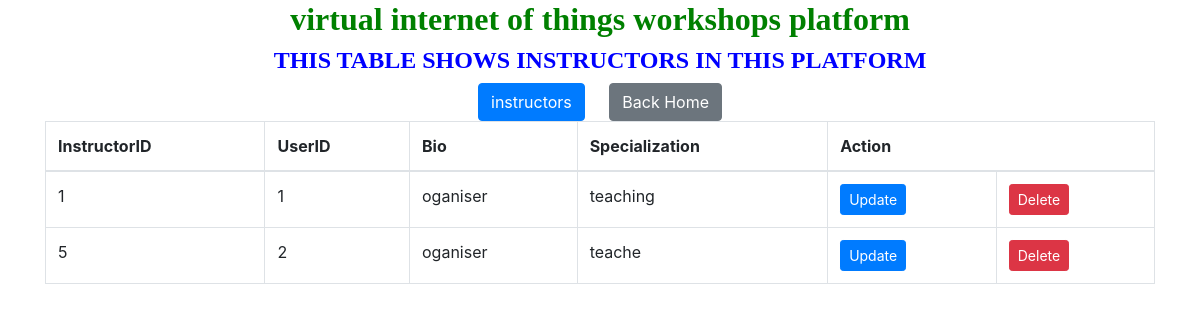
The app's page /viewinstructors.php with its own data.
### tables this page shows
CREATE TABLE IF NOT EXISTS `instructors` (
  `InstructorID` int(11) NOT NULL AUTO_INCREMENT,
  `UserID` int(11) DEFAULT NULL,
  `Bio` text,
  `Specialization` varchar(100) DEFAULT NULL,
  PRIMARY KEY (`InstructorID`),
  UNIQUE KEY `UserID` (`UserID`)
);

### viewinstructors.php (the view, shortened to what this page needs)
<!DOCTYPE html>
<html>
<head>
    <link href="https://stackpath.bootstrapcdn.com/bootstrap/4.5.2/css/bootstrap.min.css" rel="stylesheet">
</head>
<body>
<center>
    <div class="container">
        <h2 style="text-align: center; font-family: century; font-weight: bold; color: green;">virtual internet of things workshops platform</h2>
        <h4 style="text-align: center; font-family: century; font-weight: bold; color:blue;">THIS TABLE SHOWS INSTRUCTORS IN THIS PLATFORM </h4>
        <a href="instructors.html" class="btn btn-primary" style="margin-top: 0px;">instructors</a>
        <a href="home.html" class="btn btn-secondary" style="margin-left: 20px;">Back Home</a>
        <table class="table table-bordered">
            <thead>
                <tr>
                    <th>InstructorID</th>
                    <th>UserID</th>
                    <th>Bio</th>
                    <th>Specialization</th>
                    <th colspan="2">Action</th>
                </tr>
            </thead>
            <tbody>
                <?php
                include "databaseconnection.php";
                $sql = "SELECT * FROM instructors";
                $result = $connection->query($sql);
                while ($row = $result->fetch_assoc()) {
                    echo "
                    <tr>
                        <td>{$row['InstructorID']}</td>
                        <td>{$row['UserID']}</td>
                        <td>{$row['Bio']}</td>
                        <td>{$row['Specialization']}</td>
                        <td>
                            <a href='updateinstructors.php?InstructorID={$row['InstructorID']}' class='btn btn-primary btn-sm'>Update</a></td>
                            <td>
                            <a href='deleteinstructors.php?InstructorID={$row['InstructorID']}' class='btn btn-danger btn-sm'>Delete</a>
                        </td>
                    </tr>
                    ";
                }
                ?>
            </tbody>
        </table>
    </div>
    </center>
</body>
</html>

### records on screen
instructors: InstructorID "1", UserID "1", Bio "oganiser", Specialization "teaching"
instructors: InstructorID "5", UserID "2", Bio "oganiser", Specialization "teache"
